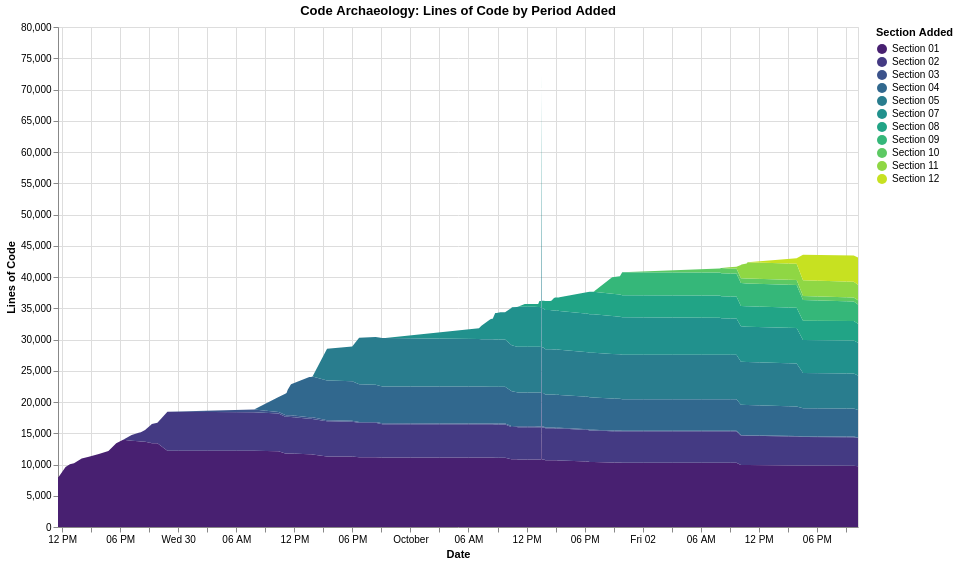

Vega-Lite specification for this chart:
### Vega-Lite specification from a JSON file in a GitHub repository (floating-point values rounded to 4 significant figures; data arrays with more than 128 entries replaced by an {"elided": "..."} marker saying what was removed)
{"$schema": "https://vega.github.io/schema/vega-lite/v6.1.0.json", "config": {"view": {"continuousHeight": 300, "continuousWidth": 300}}, "data": {"name": "data-30f91b2bf4c660554a681db677513f98"}, "datasets": {"data-30f91b2bf4c660554a681db677513f98": {"elided": "514 records"}}, "encoding": {"color": {"field": "period", "scale": {"scheme": "viridis"}, "title": "Section Added", "type": "ordinal"}, "order": {"field": "period", "sort": "ascending", "type": "ordinal"}, "tooltip": [{"field": "commit_date", "type": "temporal"}, {"field": "period", "type": "ordinal"}, {"field": "line_count", "type": "quantitative"}], "x": {"field": "commit_date", "title": "Date", "type": "temporal"}, "y": {"field": "line_count", "title": "Lines of Code", "type": "quantitative"}}, "height": 500, "mark": {"type": "area"}, "title": "Code Archaeology: Lines of Code by Period Added", "width": 800}
